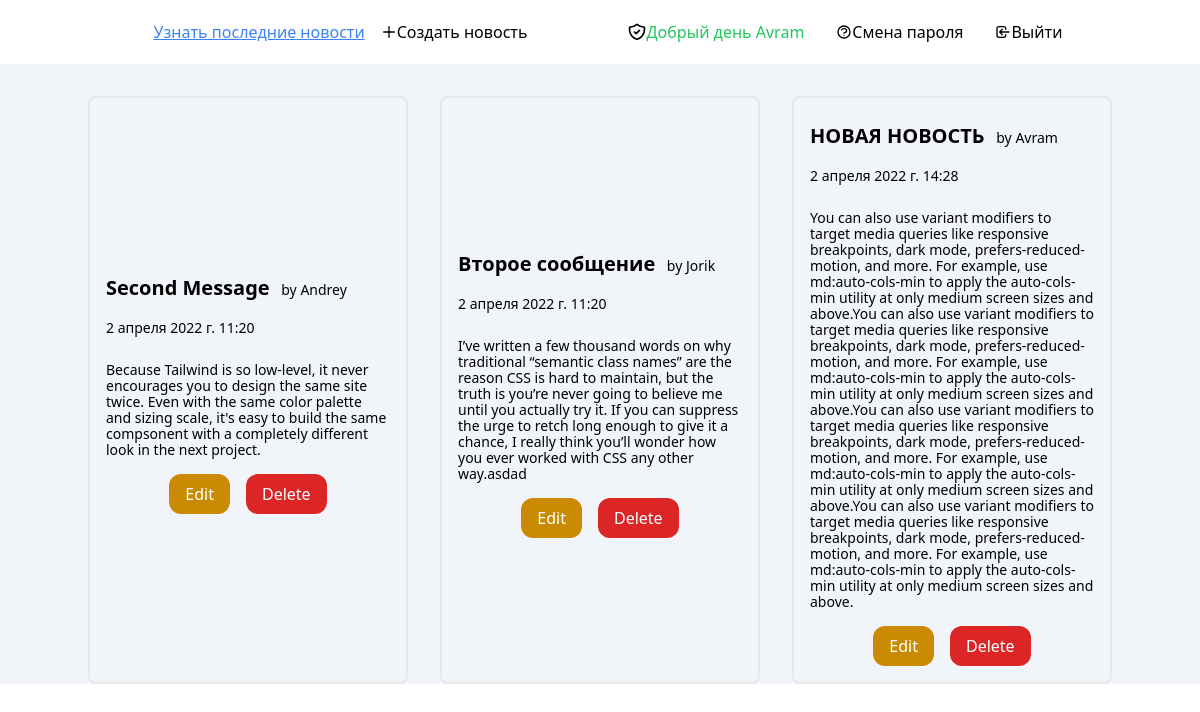
Screenshot of /articles/ (signed in) with the database file from the repository.
### users/models.py (models this page shows)
class CustomUser(AbstractUser):
    age = models.PositiveIntegerField(null=True, blank=True)  # Добавление нового поля в стандартную модель данных юзера
    hairColor = models.CharField(max_length=50, null=True)

### articles/models.py (models this page shows, shortened)
class Article(models.Model):
    title = models.CharField(max_length=255, help_text='Введите название сообщения', verbose_name='Название')
    body = models.TextField(help_text='Введите содержание сообщения', verbose_name='Текст')
    date = models.DateTimeField(auto_now_add=True, verbose_name='Дата')  # автодобавление даты в создание сообщения
    author = models.ForeignKey(get_user_model(), on_delete=models.CASCADE,
                               verbose_name='Автор')  # Many-To-One в первом параметре -

### articles/views.py (the view)
# urls.py: path('', ArticleListView.as_view(), name='article_list'),
class ArticleListView(LoginRequiredMixin, ListView):  # Миксин не дает гостю зайти на url просмотра сообщений
    model = Article
    template_name = 'article_list.html'
    login_url = 'login'  # Редирект на url, если гость неавторизован

### templates/article_list.html (shortened to what this page needs)
{% extends 'base.html' %}
{% block content %}
    <section class="my-8">
        <div class="container mx-auto">
            <div class="grid grid-cols-3 gap-8">
                {% for article in object_list %}
                    <div class="flex items-center justify-center border-2 rounded-lg p-4">
                        <div class="flex flex-col">
                            <a href="{% url 'article_details' article.pk %}">
                                <div class="text-xl font-bold py-2"> {{ article.title }}<span
                                        class=" pl-2 text-sm font-light">
                                by {{ article.author }}</span></div>
                                <div class="text-sm font-light py-2"> {{ article.date }}</div>
                                <div class="text-sm font-medium leading-4 py-4"> {{ article.body }}</div>
                            </a>
                            <div class="flex justify-center gap-4">
                                <a class="py-2 px-4 text-white bg-yellow-600 hover:bg-yellow-500 rounded-xl"
                                   href="{% url 'article_edit' article.pk %}">Edit</a>
                                <a class="py-2 px-4 text-white bg-red-600 hover:bg-red-500 rounded-xl"
                                   href="{% url 'article_delete' article.pk %}">Delete</a>
                            </div>
                        </div>
                    </div>
                {% endfor %}
            </div>
        </div>
    </section>
{% endblock content %}

### templates/base.html (shortened to what this page needs)
<!DOCTYPE html>
<html lang="en">
<head>
    <script src="https://cdn.tailwindcss.com"></script>
</head>
<body>
<div class="bg-slate-100 h-full">
    <header class="bg-white  py-2">
        <div class="container mx-auto">
            <div class="flex justify-around">
                <div class="flex items-center gap-4">
                    <a href="{% url 'article_list' %}" class="underline hover:text-orange-400 text-blue-500
         cursor-pointer font-medium">Узнать последние новости</a>
                    {% if user.is_authenticated %}
                        <div class="flex items-center group">
                            <a href="{% url 'article_create' %}" class="group-hover:text-orange-400
         cursor-pointer font-medium">
                                <svg xmlns="http://www.w3.org/2000/svg" class="h-4 w-4" fill="none" viewBox="0 0 24 24"
                                     stroke="currentColor" stroke-width="2">
                                    <path stroke-linecap="round" stroke-linejoin="round" d="M12 4v16m8-8H4"/>
                                </svg>
                            </a>
                            <a href="{% url 'article_create' %}" class="group-hover:text-orange-400 hover:underline
         cursor-pointer font-medium">
                                Создать новость</a></div>
                    {% endif %}
                </div>
                {% if user.is_authenticated %}
                    <div class="flex items-center gap-8">
                        <div class="flex items-center hover:underline ">
                            <div><a href="">
                            </a>
                            </div>
                            <a href="#" class="hover:underline hover:text-green-400 text-green-500
         cursor-pointer font-medium">Добрый день {{ user.username }}</a>
                        </div>
                        <div class="flex items-center hover:underline hover:text-orange-400">
                            <div><a href="">
                            </a>
                            </div>
                            <a href="{% url 'password_change' %}" class="hover:underline hover:text-orange-400
         cursor-pointer font-medium">Смена пароля</a>
                        </div>
                        <div class="flex items-center hover:underline hover:text-orange-400">
                            <div><a href="">
                                <svg xmlns="http://www.w3.org/2000/svg" class="h-4 w-4" fill="none" viewBox="0 0 24 24"
                                     stroke="currentColor" stroke-width="2">
                                    <path stroke-linecap="round" stroke-linejoin="round"
                                          d="M11 16l-4-4m0 0l4-4m-4 4h14m-5 4v1a3 3 0 01-3 3H6a3 3 0 01-3-3V7a3 3 0 013-3h7a3 3 0 013 3v1"/>
                                </svg>
                            </a>
                            </div>
                            <a href="{% url 'logout' %}" class="hover:underline hover:text-orange-400
         cursor-pointer font-medium">Выйти</a>
                        </div>
                    </div>
                {% endif %}
            </div>
        </div>
    </header>
    {% block content %}
    {% endblock content %}
</div>
</body>
</html>

### rows the page displays
CustomUser: username "Avram"
Article: title "Second Message", author "Andrey", date "2 апреля 2022 г. 11:20", body "Because Tailwind is so low-level, it never encourages you to design the same site twice. Even with the same color palette and sizing scale, it's easy to build the same compsonent with a completely different look in the next project."
Article: title "Второе сообщение", author "Jorik", date "2 апреля 2022 г. 11:20", body "I’ve written a few thousand words on why traditional “semantic class names” are the reason CSS is hard to maintain, but the truth is you’re never going to believe me until you actually try it. If you can suppress the urge to retch long enough to give it a chance, I really think you’ll wonder how you ever worked with CSS any other way.asdad"
Article: title "НОВАЯ НОВОСТЬ", author "Avram", date "2 апреля 2022 г. 14:28", body "You can also use variant modifiers to target media queries like responsive breakpoints, dark mode, prefers-reduced-motion, and more. For example, use md:auto-cols-min to apply the auto-cols-min utility at only medium screen sizes and above.You can also use variant modifiers to target media queries like responsive breakpoints, dark mode, prefers-reduced-motion, and more. For example, use md:auto-cols-min to apply the auto-cols-min utility at only medium screen sizes and above.You can also use variant modifiers to target media queries like responsive breakpoints, dark mode, prefers-reduced-motion, and more. For example, use md:auto-cols-min to apply the auto-cols-min utility at only medium…"
